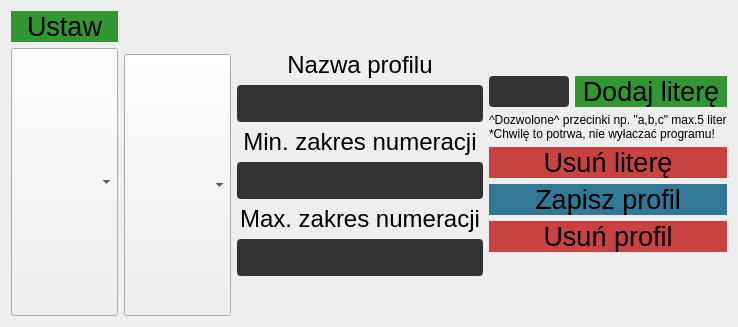
          <widget class="QWidget" name="page_settings_global">
           <layout class="QHBoxLayout" name="horizontalLayout_20">
            <item>
             <layout class="QHBoxLayout" name="horizontalLayout_17">
              <item>
               <layout class="QHBoxLayout" name="horizontalLayout_18">
                <item>
                 <layout class="QVBoxLayout" name="verticalLayout_23">
                  <item>
                   <widget class="QPushButton" name="bn_settings_set">
                    <property name="font">
                     <font>
                      <family>Segoe UI</family>
                      <pointsize>20</pointsize>
                     </font>
                    </property>
                    <property name="styleSheet">
                     <string notr="true">QPushButton {
	border: none;
	background-color: rgb(50,150,50);
}
QPushButton:hover {
	background-color: rgb(100,180,100);
}
QPushButton:pressed {
background-color: rgb(50,150,50);
}</string>
                    </property>
                    <property name="text">
                     <string>Ustaw</string>
                    </property>
                    <property name="flat">
                     <bool>true</bool>
                    </property>
                   </widget>
                  </item>
                  <item>
                   <widget class="QComboBox" name="comboBox_3">
                    <property name="sizePolicy">
                     <sizepolicy hsizetype="Expanding" vsizetype="Expanding">
                      <horstretch>0</horstretch>
                      <verstretch>0</verstretch>
                     </sizepolicy>
                    </property>
                    <property name="minimumSize">
                     <size>
                      <width>0</width>
                      <height>0</height>
                     </size>
                    </property>
                    <property name="font">
                     <font>
                      <family>Segoe UI</family>
                      <pointsize>16</pointsize>
                     </font>
                    </property>
                   </widget>
                  </item>
                 </layout>
                </item>
                <item>
                 <layout class="QVBoxLayout" name="verticalLayout_20">
                  <item>
                   <widget class="QLabel" name="label_41">
                    <property name="sizePolicy">
                     <sizepolicy hsizetype="Minimum" vsizetype="Fixed">
                      <horstretch>0</horstretch>
                      <verstretch>0</verstretch>
                     </sizepolicy>
                    </property>
                    <property name="minimumSize">
                     <size>
                      <width>100</width>
                      <height>37</height>
                     </size>
                    </property>
                    <property name="maximumSize">
                     <size>
                      <width>100</width>
                      <height>16777215</height>
                     </size>
                    </property>
                    <property name="font">
                     <font>
                      <family>Segoe UI</family>
                      <pointsize>14</pointsize>
                     </font>
                    </property>
                    <property name="text">
                     <string/>
                    </property>
                    <property name="alignment">
                     <set>Qt::AlignCenter</set>
                    </property>
                   </widget>
                  </item>
                  <item>
                   <widget class="QComboBox" name="comboBox_4">
                    <property name="sizePolicy">
                     <sizepolicy hsizetype="Fixed" vsizetype="Expanding">
                      <horstretch>0</horstretch>
                      <verstretch>0</verstretch>
                     </sizepolicy>
                    </property>
                    <property name="font">
                     <font>
                      <family>Segoe UI</family>
                      <pointsize>16</pointsize>
                     </font>
                    </property>
                   </widget>
                  </item>
                 </layout>
                </item>
               </layout>
              </item>
              <item>
               <layout class="QVBoxLayout" name="verticalLayout_24">
                <item>
                 <spacer name="verticalSpacer_5">
                  <property name="orientation">
                   <enum>Qt::Vertical</enum>
                  </property>
                  <property name="sizeHint" stdset="0">
                   <size>
                    <width>20</width>
                    <height>40</height>
                   </size>
                  </property>
                 </spacer>
                </item>
                <item>
                 <widget class="QLabel" name="label_32">
                  <property name="sizePolicy">
                   <sizepolicy hsizetype="Expanding" vsizetype="Fixed">
                    <horstretch>0</horstretch>
                    <verstretch>0</verstretch>
                   </sizepolicy>
                  </property>
                  <property name="maximumSize">
                   <size>
                    <width>300</width>
                    <height>16777215</height>
                   </size>
                  </property>
                  <property name="font">
                   <font>
                    <family>Segoe UI</family>
                    <pointsize>18</pointsize>
                   </font>
                  </property>
                  <property name="text">
                   <string>Nazwa profilu</string>
                  </property>
                  <property name="alignment">
                   <set>Qt::AlignCenter</set>
                  </property>
                 </widget>
                </item>
                <item>
                 <widget class="QLineEdit" name="lineEdit_8">
                  <property name="sizePolicy">
                   <sizepolicy hsizetype="Preferred" vsizetype="Fixed">
                    <horstretch>0</horstretch>
                    <verstretch>0</verstretch>
                   </sizepolicy>
                  </property>
                  <property name="maximumSize">
                   <size>
                    <width>300</width>
                    <height>16777215</height>
                   </size>
                  </property>
                  <property name="font">
                   <font>
                    <family>Segoe UI</family>
                    <pointsize>20</pointsize>
                   </font>
                  </property>
                  <property name="styleSheet">
                   <string notr="true">QLineEdit {
	color:rgb(255,255,255);
	border:2px solid rgb(51,51,51);
	border-radius:4px;
	background:rgb(51,51,51);
}

QLineEdit:disabled {
	color:rgb(255,255,255);
	border:2px solid rgb(112,112,112);
	border-radius:4px;
	background:rgb(112,112,112);
}</string>
                  </property>
                  <property name="alignment">
                   <set>Qt::AlignCenter</set>
                  </property>
                 </widget>
                </item>
                <item>
                 <widget class="QLabel" name="label_33">
                  <property name="sizePolicy">
                   <sizepolicy hsizetype="Preferred" vsizetype="Fixed">
                    <horstretch>0</horstretch>
                    <verstretch>0</verstretch>
                   </sizepolicy>
                  </property>
                  <property name="maximumSize">
                   <size>
                    <width>300</width>
                    <height>16777215</height>
                   </size>
                  </property>
                  <property name="font">
                   <font>
                    <family>Segoe UI</family>
                    <pointsize>18</pointsize>
                   </font>
                  </property>
                  <property name="text">
                   <string>Min. zakres numeracji</string>
                  </property>
                  <property name="alignment">
                   <set>Qt::AlignCenter</set>
                  </property>
                 </widget>
                </item>
                <item>
                 <widget class="QLineEdit" name="lineEdit_9">
                  <property name="sizePolicy">
                   <sizepolicy hsizetype="Preferred" vsizetype="Fixed">
                    <horstretch>0</horstretch>
                    <verstretch>0</verstretch>
                   </sizepolicy>
                  </property>
                  <property name="maximumSize">
                   <size>
                    <width>300</width>
                    <height>16777215</height>
                   </size>
                  </property>
                  <property name="font">
                   <font>
                    <family>Segoe UI</family>
                    <pointsize>20</pointsize>
                   </font>
                  </property>
                  <property name="styleSheet">
                   <string notr="true">QLineEdit {
	color:rgb(255,255,255);
	border:2px solid rgb(51,51,51);
	border-radius:4px;
	background:rgb(51,51,51);
}

QLineEdit:disabled {
	color:rgb(255,255,255);
	border:2px solid rgb(112,112,112);
	border-radius:4px;
	background:rgb(112,112,112);
}</string>
                  </property>
                  <property name="alignment">
                   <set>Qt::AlignCenter</set>
                  </property>
                 </widget>
                </item>
                <item>
                 <widget class="QLabel" name="label_34">
                  <property name="sizePolicy">
                   <sizepolicy hsizetype="Preferred" vsizetype="Fixed">
                    <horstretch>0</horstretch>
                    <verstretch>0</verstretch>
                   </sizepolicy>
                  </property>
                  <property name="maximumSize">
                   <size>
                    <width>300</width>
                    <height>16777215</height>
                   </size>
                  </property>
                  <property name="font">
                   <font>
                    <family>Segoe UI</family>
                    <pointsize>18</pointsize>
                   </font>
                  </property>
                  <property name="text">
                   <string>Max. zakres numeracji</string>
                  </property>
                  <property name="alignment">
                   <set>Qt::AlignCenter</set>
                  </property>
                 </widget>
                </item>
                <item>
                 <widget class="QLineEdit" name="lineEdit_10">
                  <property name="sizePolicy">
                   <sizepolicy hsizetype="Preferred" vsizetype="Fixed">
                    <horstretch>0</horstretch>
                    <verstretch>0</verstretch>
                   </sizepolicy>
                  </property>
                  <property name="maximumSize">
                   <size>
                    <width>300</width>
                    <height>16777215</height>
                   </size>
                  </property>
                  <property name="font">
                   <font>
                    <family>Segoe UI</family>
                    <pointsize>20</pointsize>
                   </font>
                  </property>
                  <property name="styleSheet">
                   <string notr="true">QLineEdit {
	color:rgb(255,255,255);
	border:2px solid rgb(51,51,51);
	border-radius:4px;
	background:rgb(51,51,51);
}

QLineEdit:disabled {
	color:rgb(255,255,255);
	border:2px solid rgb(112,112,112);
	border-radius:4px;
	background:rgb(112,112,112);
}</string>
                  </property>
                  <property name="alignment">
                   <set>Qt::AlignCenter</set>
                  </property>
                 </widget>
                </item>
                <item>
                 <spacer name="verticalSpacer_6">
                  <property name="orientation">
                   <enum>Qt::Vertical</enum>
                  </property>
                  <property name="sizeHint" stdset="0">
                   <size>
                    <width>20</width>
                    <height>40</height>
                   </size>
                  </property>
                 </spacer>
                </item>
               </layout>
              </item>
              <item>
               <layout class="QVBoxLayout" name="verticalLayout_25">
                <item>
                 <spacer name="verticalSpacer_7">
                  <property name="orientation">
                   <enum>Qt::Vertical</enum>
                  </property>
                  <property name="sizeType">
                   <enum>QSizePolicy::Expanding</enum>
                  </property>
                  <property name="sizeHint" stdset="0">
                   <size>
                    <width>20</width>
                    <height>40</height>
                   </size>
                  </property>
                 </spacer>
                </item>
                <item>
                 <layout class="QHBoxLayout" name="horizontalLayout_19">
                  <item>
                   <widget class="QLineEdit" name="lineEdit_11">
                    <property name="sizePolicy">
                     <sizepolicy hsizetype="Fixed" vsizetype="Fixed">
                      <horstretch>0</horstretch>
                      <verstretch>0</verstretch>
                     </sizepolicy>
                    </property>
                    <property name="maximumSize">
                     <size>
                      <width>80</width>
                      <height>16777215</height>
                     </size>
                    </property>
                    <property name="font">
                     <font>
                      <family>Segoe UI</family>
                      <pointsize>16</pointsize>
                     </font>
                    </property>
                    <property name="styleSheet">
                     <string notr="true">QLineEdit {
	color:rgb(255,255,255);
	border:2px solid rgb(51,51,51);
	border-radius:4px;
	background:rgb(51,51,51);
}

QLineEdit:disabled {
	color:rgb(255,255,255);
	border:2px solid rgb(112,112,112);
	border-radius:4px;
	background:rgb(112,112,112);
}</string>
                    </property>
                    <property name="maxLength">
                     <number>10</number>
                    </property>
                    <property name="alignment">
                     <set>Qt::AlignCenter</set>
                    </property>
                   </widget>
                  </item>
                  <item>
                   <widget class="QPushButton" name="bn_settings_add">
                    <property name="font">
                     <font>
                      <family>Segoe UI</family>
                      <pointsize>20</pointsize>
                     </font>
                    </property>
                    <property name="styleSheet">
                     <string notr="true">QPushButton {
	border: none;
	background-color: rgb(50,150,50);
}
QPushButton:hover {
	background-color: rgb(100,180,100);
}
QPushButton:pressed {
background-color: rgb(50,150,50);
}</string>
                    </property>
                    <property name="text">
                     <string> Dodaj literę </string>
                    </property>
                    <property name="flat">
                     <bool>true</bool>
                    </property>
                   </widget>
                  </item>
                 </layout>
                </item>
                <item>
                 <widget class="QLabel" name="label_42">
                  <property name="font">
                   <font>
                    <family>Segoe UI</family>
                   </font>
                  </property>
                  <property name="text">
                   <string>^Dozwolone^ przecinki np. &quot;a,b,c&quot; max.5 liter
*Chwilę to potrwa, nie wyłaczać programu!</string>
                  </property>
                 </widget>
                </item>
                <item>
                 <widget class="QPushButton" name="bn_settings_dell">
                  <property name="font">
                   <font>
                    <family>Segoe UI</family>
                    <pointsize>20</pointsize>
                   </font>
                  </property>
                  <property name="styleSheet">
                   <string notr="true">QPushButton {
	border: none;
	background-color: rgb(200,66,66);
}
QPushButton:hover {
	background-color: rgb(230,80,80);
}
QPushButton:pressed {
background-color: rgb(190,60,60);
}</string>
                  </property>
                  <property name="text">
                   <string>Usuń literę</string>
                  </property>
                  <property name="flat">
                   <bool>true</bool>
                  </property>
                 </widget>
                </item>
                <item>
                 <widget class="QPushButton" name="bn_settings_save">
                  <property name="font">
                   <font>
                    <family>Segoe UI</family>
                    <pointsize>20</pointsize>
                   </font>
                  </property>
                  <property name="styleSheet">
                   <string notr="true">QPushButton {
	border: none;
	background-color: rgb(50,120,150);
}
QPushButton:hover {
	background-color: rgb(50,130,170);
}
QPushButton:pressed {
background-color: rgb(50,120,150);
}</string>
                  </property>
                  <property name="text">
                   <string>Zapisz profil</string>
                  </property>
                 </widget>
                </item>
                <item>
                 <widget class="QPushButton" name="bn_settings_delprofile">
                  <property name="font">
                   <font>
                    <family>Segoe UI</family>
                    <pointsize>20</pointsize>
                   </font>
                  </property>
                  <property name="styleSheet">
                   <string notr="true">QPushButton {
	border: none;
	background-color: rgb(200,66,66);
}
QPushButton:hover {
	background-color: rgb(230,80,80);
}
QPushButton:pressed {
background-color: rgb(190,60,60);
}</string>
                  </property>
                  <property name="text">
                   <string>Usuń profil</string>
                  </property>
                 </widget>
                </item>
                <item>
                 <spacer name="verticalSpacer_8">
                  <property name="orientation">
                   <enum>Qt::Vertical</enum>
                  </property>
                  <property name="sizeHint" stdset="0">
                   <size>
                    <width>20</width>
                    <height>40</height>
                   </size>
                  </property>
                 </spacer>
                </item>
               </layout>
              </item>
             </layout>
            </item>
           </layout>
          </widget>
